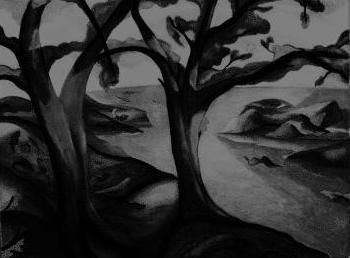
//> input picture homo1.jpg, 350 x 258 px
$ ./Homorphic_filter   (built with g++ and OpenCV 4)
//> lines starting //> are read from the running program, lines starting //| are printed output that depends on the picture
#include <iostream>
#include <opencv2/highgui.hpp>
#include <opencv2/features2d.hpp>
#include <opencv2/imgproc.hpp>

using namespace cv;
using namespace std;


void homorphic(Mat f) {
    f.convertTo(f, CV_32F, 1 / 255.f);

    imshow("original", f);

    add(f, 0.1, f);
    log(f, f);
    Mat F;
    dft(f, F, DFT_COMPLEX_OUTPUT);


    Mat filter = Mat::zeros(F.size(), CV_32FC2);

    for (int y = 0; y < filter.rows; y++)for (int x = 0; x < filter.cols; x++) {
        int xx = x > filter.cols / 2 ? x - filter.cols : x;
        int yy = y > filter.rows / 2 ? y - filter.rows : y;

        float Duv = sqrtf(xx * xx + yy * yy);
        float D0 = 3;
        int c = 1;
        float gammaL = 0.4;
        float gammaH = 1.0;


        float Huv = (gammaH - gammaL) * (1 - exp(-Duv * Duv / (D0 * D0))) + gammaL;

        filter.at<Vec2f>(y, x)[0] = Huv;
        filter.at<Vec2f>(y, x)[1] = Huv;

    }
    multiply(F, filter, F);
    Mat g;
    idft(F, g, DFT_SCALE | DFT_REAL_OUTPUT);
    exp(g, g);
    subtract(g, 0.1, g);


    vector<Mat> channels;
    split(g, channels);
    imshow("res", channels[0]);

}

int main()
{
    Mat f = imread("C:\\Users\\rkdxo\\OneDrive\\바탕 화면\\HW\\homo1.jpg",0);
//> f is the input picture: 258 rows x 350 cols, CV_8UC1; min 0, max 147, mean 49.1
    Mat f2 = imread("C:\\Users\\rkdxo\\OneDrive\\바탕 화면\\HW\\homo2.jpg", 0);
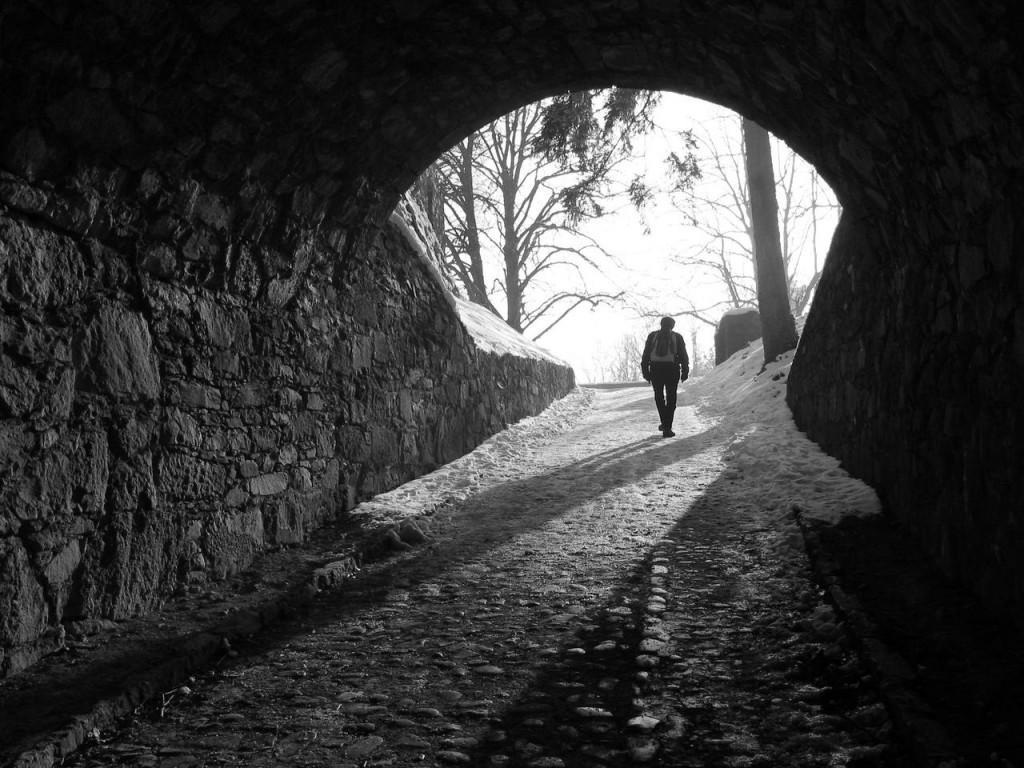
//> input picture homo2.jpg, 1024 x 768 px
//> f2 is the input picture: 768 rows x 1024 cols, CV_8UC1; min 0, max 255, mean 56.8
    homorphic(f);
//> in homorphic, `dft(f, F, DFT_COMPLEX_OUTPUT);`:
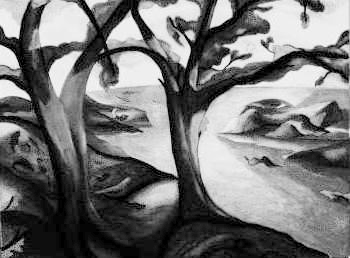
//> f: 258 rows x 350 cols, CV_32FC1; min -2.3, max -0.391, mean -1.42; drawn with min black and max white
//> in homorphic, `idft(F, g, DFT_SCALE | DFT_REAL_OUTPUT);`:
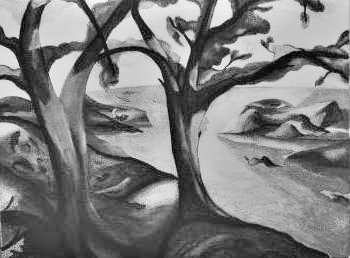
//> g: 258 rows x 350 cols, CV_32FC1; min -1.68, max 0.576, mean -0.568; drawn with min black and max white
//> in homorphic, `subtract(g, 0.1, g);`:
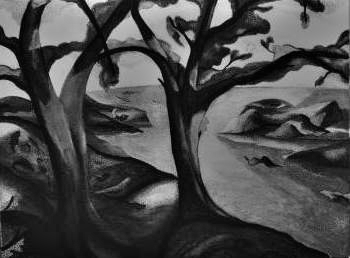
//> g: 258 rows x 350 cols, CV_32FC1; min 0.087, max 1.68, mean 0.552; drawn with min black and max white
    waitKey();
    homorphic(f2);
//> in homorphic (call 2), `dft(f, F, DFT_COMPLEX_OUTPUT);`:
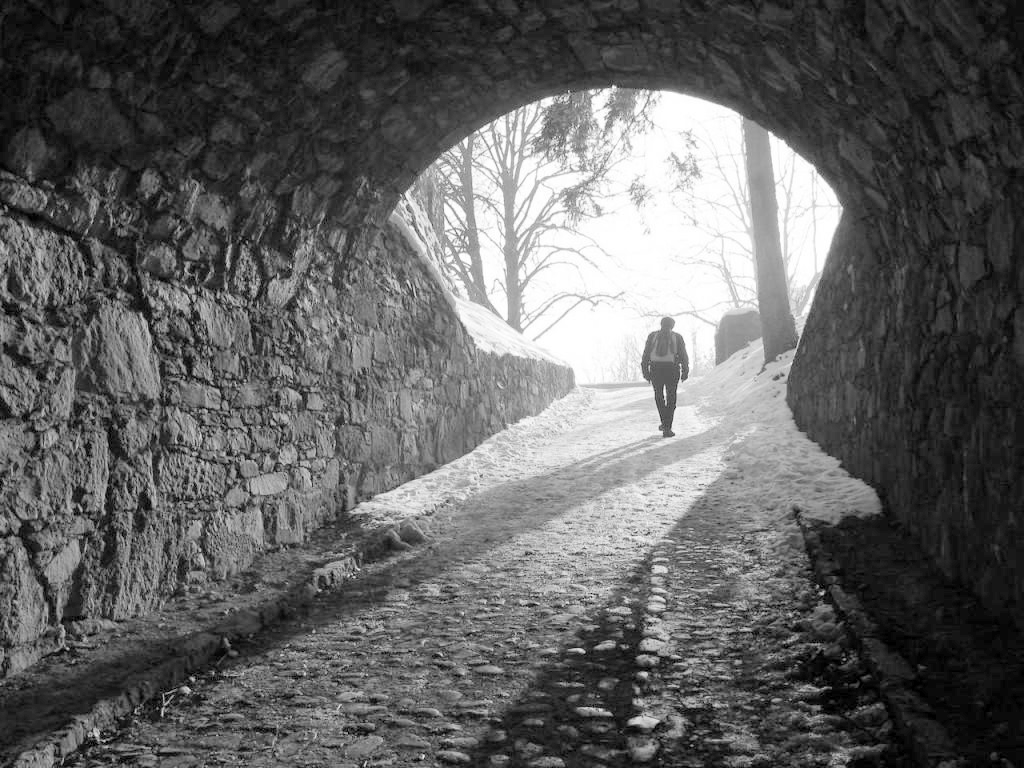
//> f: 768 rows x 1024 cols, CV_32FC1; min -2.3, max 0.0953, mean -1.38; drawn with min black and max white
//> in homorphic (call 2), `idft(F, g, DFT_SCALE | DFT_REAL_OUTPUT);`:
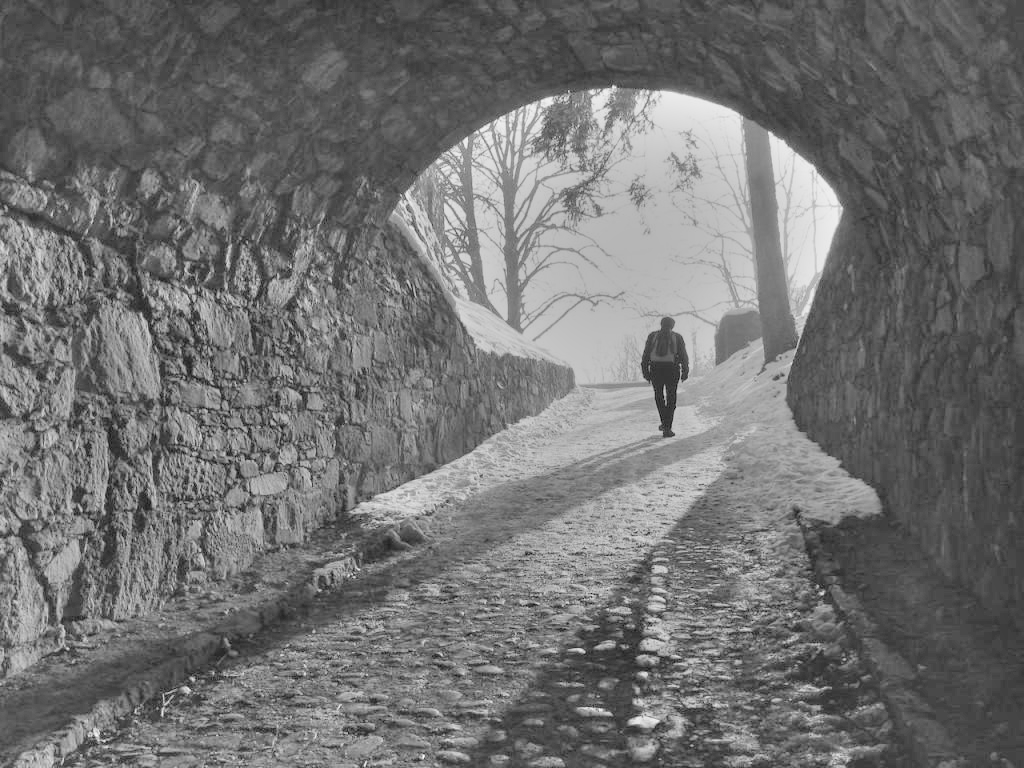
//> g: 768 rows x 1024 cols, CV_32FC1; min -1.75, max 0.929, mean -0.551; drawn with min black and max white
//> in homorphic (call 2), `subtract(g, 0.1, g);`:
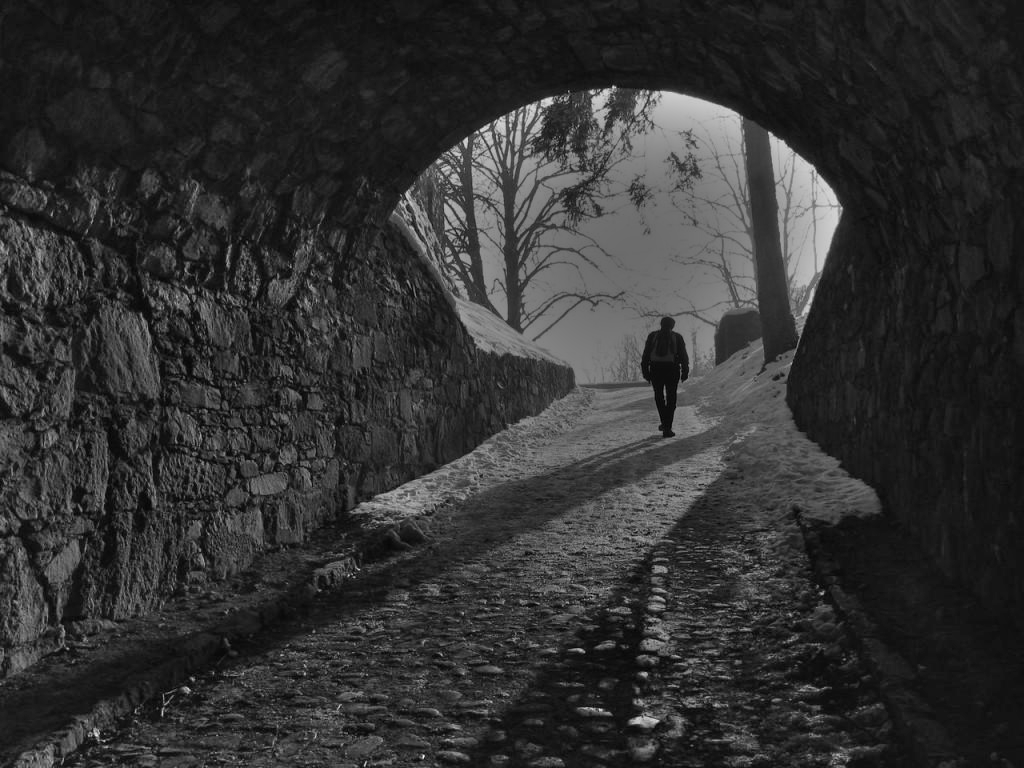
//> g: 768 rows x 1024 cols, CV_32FC1; min 0.0736, max 2.43, mean 0.54; drawn with min black and max white
    waitKey();

    return 0;
}
